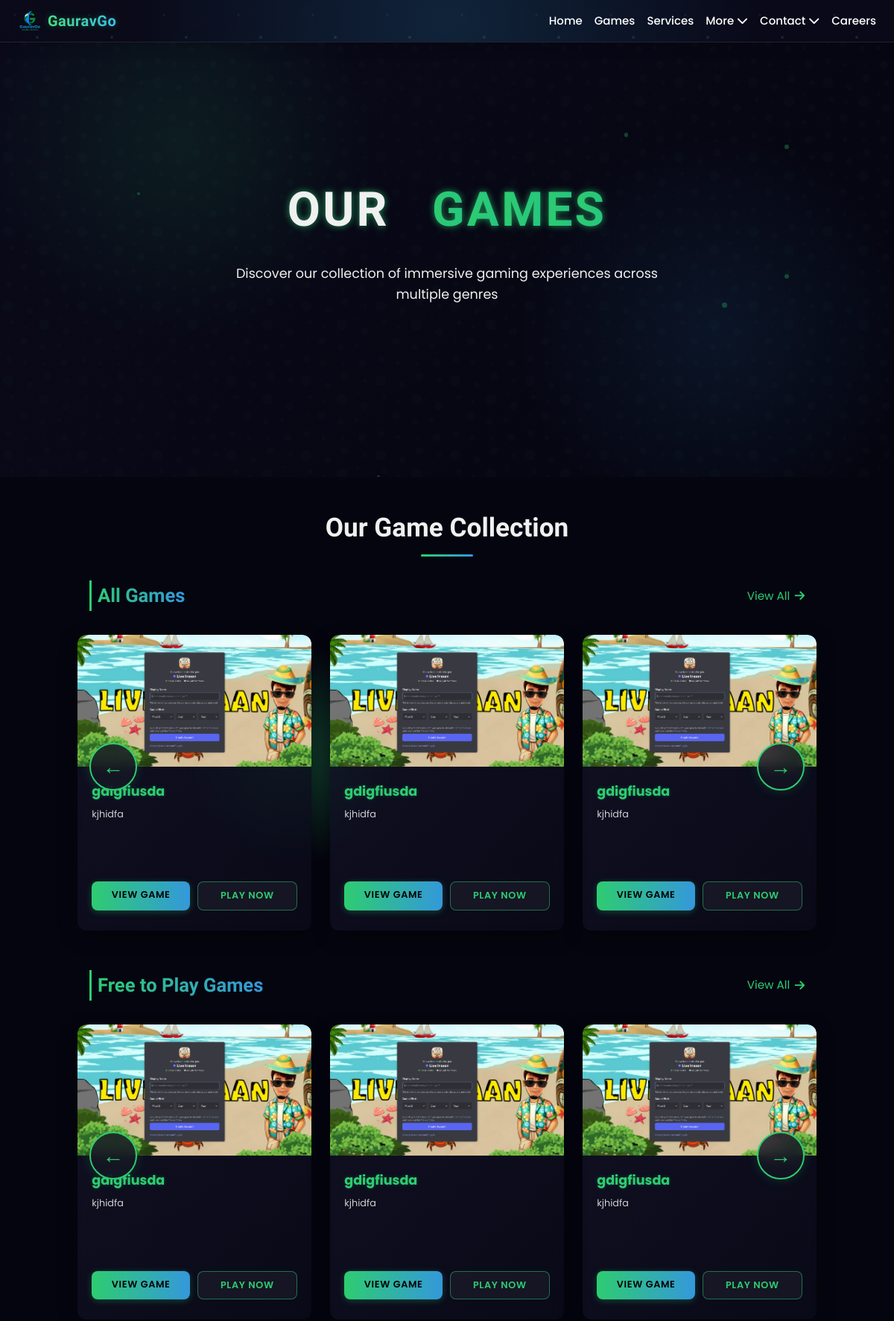
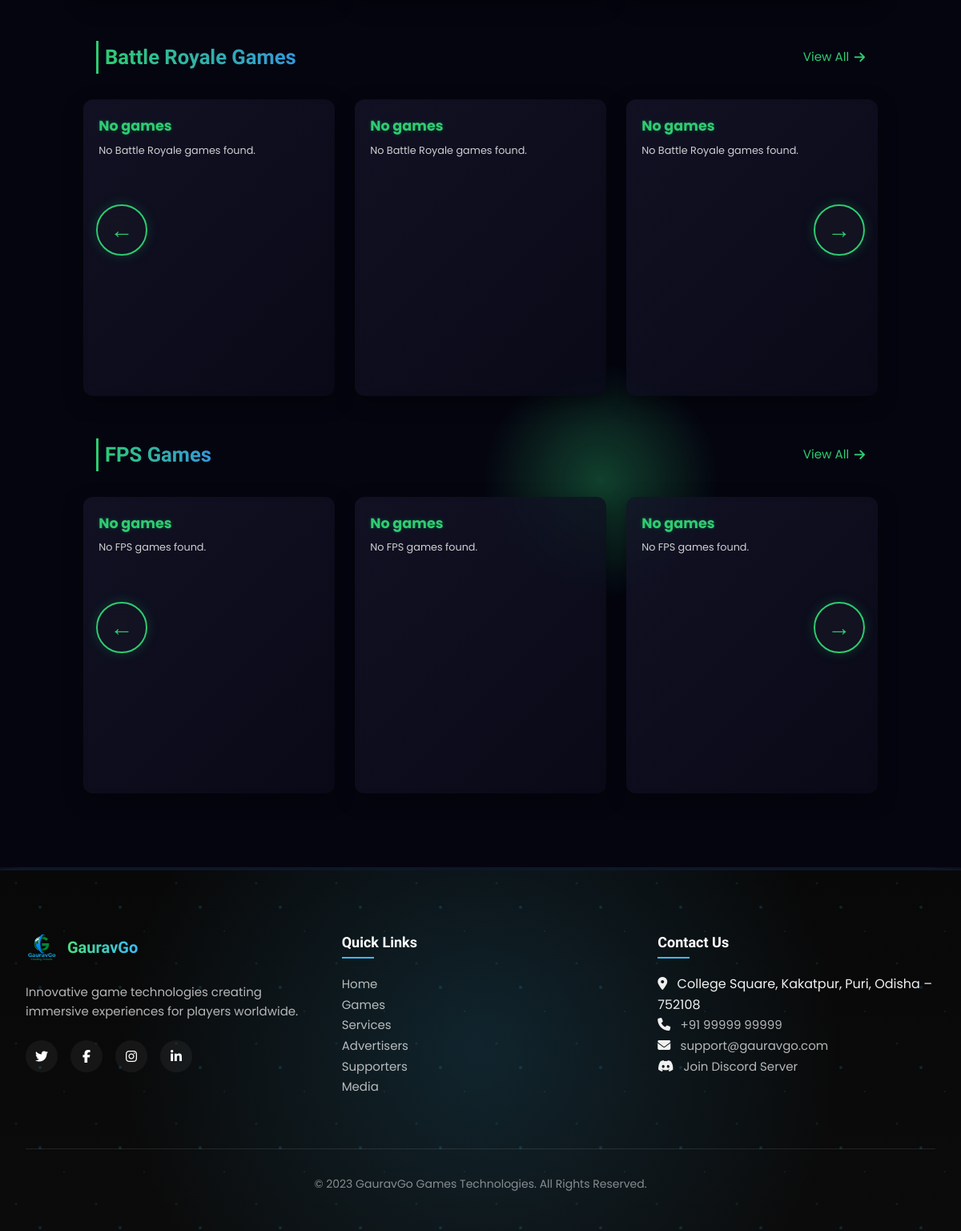
/games, run on an earlier commit of the app's database (2 pictures, top to bottom).
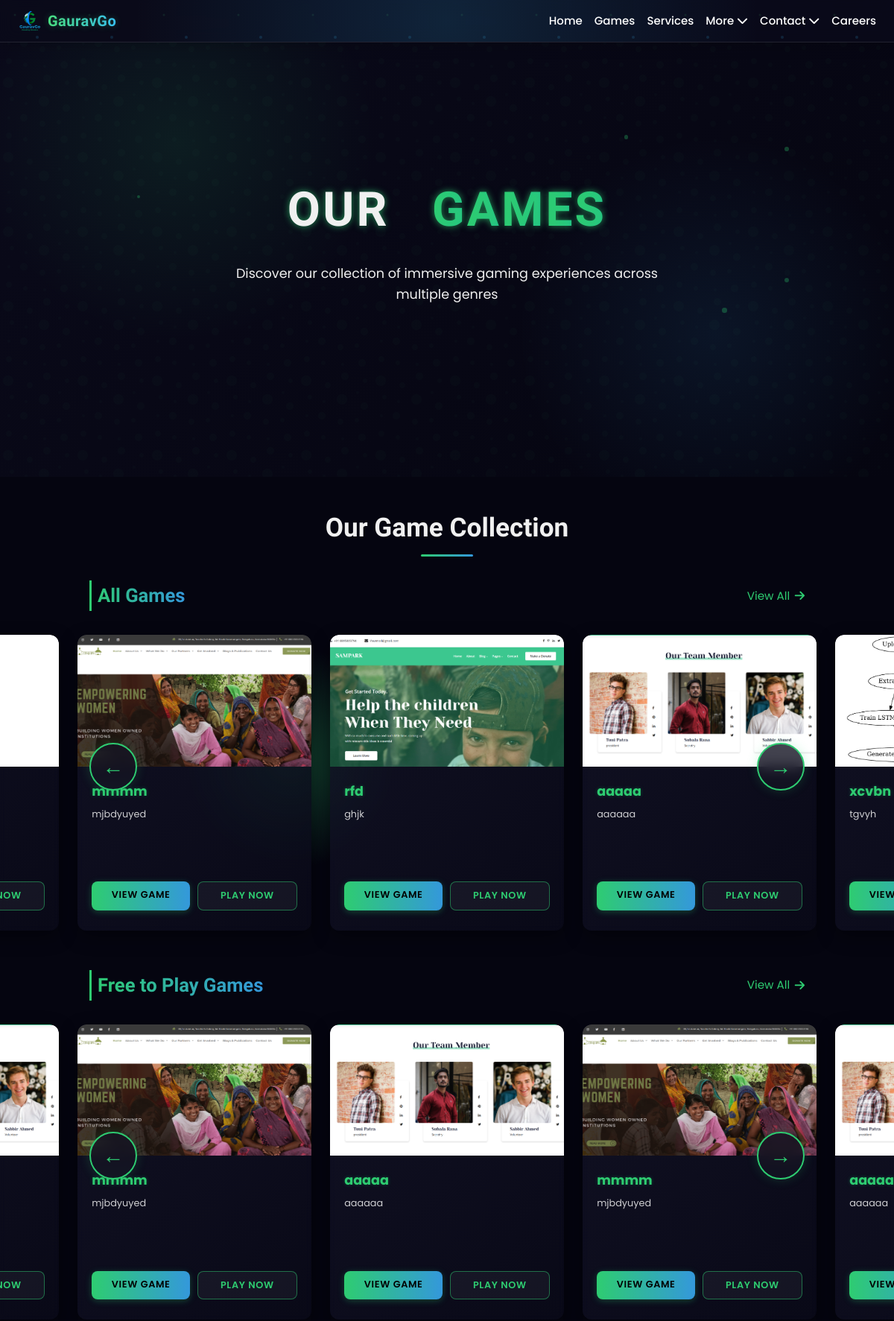
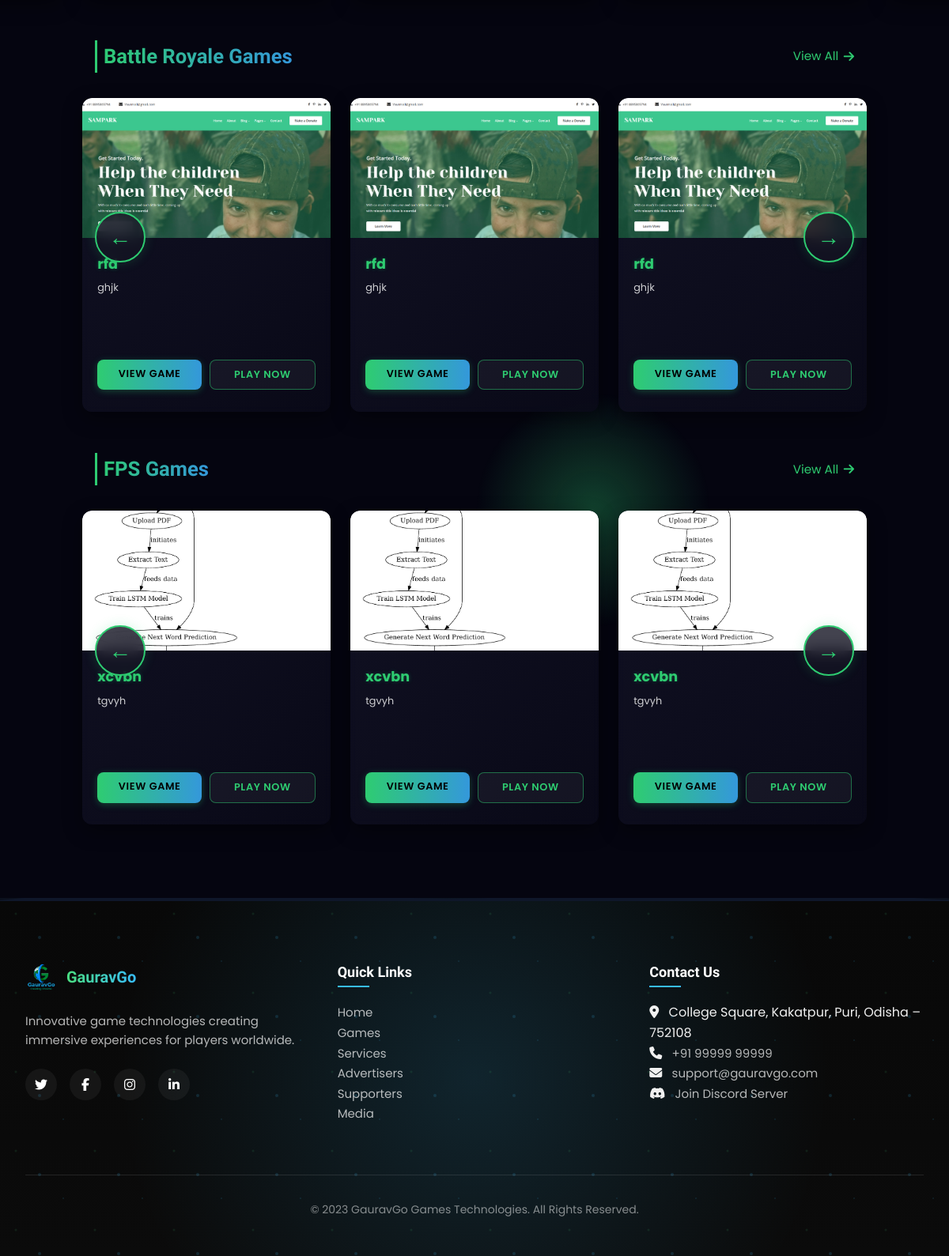
And on a later commit of the database (2 pictures, top to bottom).
### gauravgowebsite/models.py (models this page shows, shortened)
class Games(models.Model):
    title = models.CharField(max_length=200, null=True)
    description = models.CharField(max_length=5000, null=True)
    logo = models.ImageField(upload_to='logos/', null=True, blank=True)
    image = models.ImageField(upload_to='images/', null=True, blank=True)
    GAME_TYPE_CHOICES = [
        ('ftp', 'Free to Play Games'),
        ('br', 'Battle Royale Games'),
        ('fps', 'FPS Games'),
        ('rpg', 'RPG Games'),
        ('sim', 'Simulation Games'),
        ('other', 'Other'),
    ]
    game_type = models.CharField(max_length=20, choices=GAME_TYPE_CHOICES, default='other')
    creationdate = models.DateTimeField(auto_now_add=True)
    background_image = models.ImageField(upload_to='backgrounds/', null=True, blank=True)
    additional_description = models.TextField(null=True, blank=True)
    file_upload = models.FileField(upload_to='game_files/', null=True, blank=True)
    release_date = models.DateField(null=True, blank=True)
    publisher = models.CharField(max_length=200, default='GauravGo Games')
    rating = models.DecimalField(max_digits=3, decimal_places=1, default=5.0)
    file_size = models.CharField(max_length=50, default='31mb')
    platforms = models.CharField(max_length=200, default='Web, Android, iOS')

### gauravgowebsite/views.py (the view)
# urls.py: path('games', games, name="games"),
def games(request):
    gtype = request.GET.get('type')
    if gtype:
        games_qs = Games.objects.filter(game_type=gtype).order_by('-creationdate')
    else:
        games_qs = Games.objects.all().order_by('-creationdate')
    ftp_games = Games.objects.filter(game_type='ftp').order_by('-creationdate')
    br_games = Games.objects.filter(game_type='br').order_by('-creationdate')
    fps_games = Games.objects.filter(game_type='fps').order_by('-creationdate')
    rpg_games = Games.objects.filter(game_type='rpg').order_by('-creationdate')
    sim_games = Games.objects.filter(game_type='sim').order_by('-creationdate')
    context = {
        'games': games_qs,
        'selected_type': gtype,
        'ftp_games': ftp_games,
        'br_games': br_games,
        'fps_games': fps_games,
        'rpg_games': rpg_games,
        'sim_games': sim_games,
    }
    return render(request, 'games.html', context)

### gauravgowebsite/templates/games.html (shortened to what this page needs)
{% load static %}
<!DOCTYPE html>
<html lang="en" class="scroll-smooth">
<head>
    <link href="https://cdn.jsdelivr.net/npm/tailwindcss@2.2.19/dist/tailwind.min.css" rel="stylesheet">
    <link rel="stylesheet" href="https://unpkg.com/swiper@8/swiper-bundle.min.css">
    <link href="https://unpkg.com/aos@2.3.4/dist/aos.css" rel="stylesheet">
    <link rel="stylesheet" href="https://cdnjs.cloudflare.com/ajax/libs/font-awesome/6.4.0/css/all.min.css">
</head>
<body>
    {% include "header.html" %}
    <section class="hero-section">
        <div class="hero-particles" id="particles"></div>
        <div class="text-center">
            <h1 class="hero-title orbitron">
                <span style="--i: 1">O</span><span style="--i: 2">u</span><span style="--i: 3">r</span>
                <span style="--i: 4">&nbsp;</span>
                <span style="--i: 5" class="gradient-text glow">G</span><span style="--i: 6"
                    class="gradient-text glow">a</span><span style="--i: 7" class="gradient-text glow">m</span><span
                    style="--i: 8" class="gradient-text glow">e</span><span style="--i: 9"
                    class="gradient-text glow">s</span>
            </h1>
            <p class="hero-subtitle">Discover our collection of immersive gaming experiences across multiple genres</p>
        </div>
    </section>
    <section id="projects">
        <div class="container mx-auto px-4">
            <h2 class="section-title orbitron">Our Game Collection</h2>
            <div class="slider-section">
                <div class="slider-header">
                    <h3 class="slider-title orbitron">All Games</h3>
                    <a href="#" class="view-all">
                        <span>View All</span>
                        <i class="fas fa-arrow-right"></i>
                    </a>
                </div>
                <div id="all-games-slider" class="swiper-container">
                    <div class="swiper-wrapper">
                        {% for game in games %}
                        <div class="swiper-slide game-card">
                            {% if game.logo %}
                                <img src="{{ game.logo.url }}" alt="{{ game.title }} logo">
                            {% else %}
                                <img src="{% static 'img/placeholder-100.png' %}" alt="No logo">
                            {% endif %}
                            <div class="game-card-content">
                                <h3>{{ game.title }}</h3>
                                <p>{{ game.description|truncatechars:120 }}</p>
                                <div class="game-buttons">
                                    <a href="#" class="game-btn view-btn" tabindex="0" style="position:relative;z-index:2;">View Game</a>
                                    <a href="#" class="game-btn play-btn" tabindex="0" style="position:relative;z-index:2;">Play Now</a>
                                </div>
                            </div>
                        </div>
                        {% endfor %}
                    </div>
                    <div class="swiper-button-prev all-games-prev"></div>
                    <div class="swiper-button-next all-games-next"></div>
                </div>
            </div>
            <div class="slider-section">
                <div class="slider-header">
                    <h3 class="slider-title orbitron">Free to Play Games</h3>
                    <a href="#" class="view-all">
                        <span>View All</span>
                        <i class="fas fa-arrow-right"></i>
                    </a>
                </div>
                <div id="f2p-games-slider" class="swiper-container">
                    <div class="swiper-wrapper">
                        {% for g in ftp_games %}
                        <div class="swiper-slide game-card">
                            {% if g.logo %}
                                <img src="{{ g.logo.url }}" alt="{{ g.title }}">
                            {% else %}
                                <img src="{% static 'img/placeholder-100.png' %}" alt="No logo">
                            {% endif %}
                            <div class="game-card-content">
                                <h3>{{ g.title }}</h3>
                                <p>{{ g.description|truncatechars:120 }}</p>
                                <div class="game-buttons">
                                    <a href="#" class="game-btn view-btn" tabindex="0" style="position:relative;z-index:2;">View Game</a>
                                    <a href="#" class="game-btn play-btn" tabindex="0" style="position:relative;z-index:2;">Play Now</a>
                                </div>
                            </div>
                        </div>
                        {% empty %}
                        <div class="swiper-slide game-card"><div class="game-card-content"><h3>No games</h3><p>No Free-to-Play games found.</p></div></div>
                        {% endfor %}
                    </div>
                    <div class="swiper-button-prev f2p-prev"></div>
                    <div class="swiper-button-next f2p-next"></div>
                </div>
            </div>
            <div class="slider-section">
                <div class="slider-header">
                    <h3 class="slider-title orbitron">Battle Royale Games</h3>
                    <a href="#" class="view-all">
                        <span>View All</span>
                        <i class="fas fa-arrow-right"></i>
                    </a>
                </div>
                <div id="battle-royale-games-slider" class="swiper-container">
                    <div class="swiper-wrapper">
                        {% for g in br_games %}
                        <div class="swiper-slide game-card">
                            {% if g.logo %}
                                <img src="{{ g.logo.url }}" alt="{{ g.title }}">
                            {% else %}
                                <img src="{% static 'img/placeholder-100.png' %}" alt="No logo">
                            {% endif %}
                            <div class="game-card-content">
                                <h3>{{ g.title }}</h3>
                                <p>{{ g.description|truncatechars:120 }}</p>
                                <div class="game-buttons">
                                    <a href="#" class="game-btn view-btn" tabindex="0" style="position:relative;z-index:2;">View Game</a>
                                    <a href="#" class="game-btn play-btn" tabindex="0" style="position:relative;z-index:2;">Play Now</a>
                                </div>
                            </div>
                        </div>
                        {% empty %}
                        <div class="swiper-slide game-card"><div class="game-card-content"><h3>No games</h3><p>No Battle Royale games found.</p></div></div>
                        {% endfor %}
                    </div>
                    <div class="swiper-button-prev battle-royale-prev"></div>
                    <div class="swiper-button-next battle-royale-next"></div>
                </div>
            </div>
            <div class="slider-section">
                <div class="slider-header">
                    <h3 class="slider-title orbitron">FPS Games</h3>
                    <a href="#" class="view-all">
                        <span>View All</span>
                        <i class="fas fa-arrow-right"></i>
                    </a>
                </div>
                <div id="fps-games-slider" class="swiper-container">
                    <div class="swiper-wrapper">
                        {% for g in fps_games %}
                        <div class="swiper-slide game-card">
                            {% if g.logo %}
                                <img src="{{ g.logo.url }}" alt="{{ g.title }}">
                            {% else %}
                                <img src="{% static 'img/placeholder-100.png' %}" alt="No logo">
                            {% endif %}
                            <div class="game-card-content">
                                <h3>{{ g.title }}</h3>
                                <p>{{ g.description|truncatechars:120 }}</p>
                                <div class="game-buttons">
                                    <a href="#" class="game-btn view-btn" tabindex="0" style="position:relative;z-index:2;">View Game</a>
                                    <a href="#" class="game-btn play-btn" tabindex="0" style="position:relative;z-index:2;">Play Now</a>
                                </div>
                            </div>
                        </div>
                        {% empty %}
                        <div class="swiper-slide game-card"><div class="game-card-content"><h3>No games</h3><p>No FPS games found.</p></div></div>
                        {% endfor %}
                    </div>
                    <div class="swiper-button-prev fps-prev"></div>
                    <div class="swiper-button-next fps-next"></div>
                </div>
            </div>
        </div>
    </section>
    {% include "footer.html" %}
</body>
</html>

### gauravgowebsite/templates/header.html (shortened to what this page needs)
{% load static %}
<html lang="en">
<head>
    <link rel="stylesheet" href="https://cdnjs.cloudflare.com/ajax/libs/font-awesome/6.4.2/css/all.min.css">
</head>
<body>
    <nav class="navbar">
        <div class="logo">
            <img src="{% static 'images/media-home-page/logo.png' %}" alt="GauravGo Logo">
            <span>GauravGo</span>
        </div>
        <ul class="nav-links">
            <li><a class="nav-link {% if request.path == '/' %}active{% endif %}" href="{% url 'index' %}">Home</a></li>
            <li><a class="nav-link {% if request.path == '/games/' %}active{% endif %}" href="{% url 'games' %}">Games</a></li>
            <li><a class="nav-link {% if request.path == '/services/' %}active{% endif %}" href="{% url 'services' %}">Services</a></li>
            <li class="dropdown">
                <a href="#" class="dropdown-toggle">More <i class="fas fa-chevron-down"></i></a>
            </li>
            <li class="dropdown">
                <a href="#" class="dropdown-toggle">Contact <i class="fas fa-chevron-down"></i></a>
            </li>
            <li><a class="nav-link {% if request.path == '/careers/' %}active{% endif %}" href="{% url 'careers' %}">Careers</a></li>
        </ul>
    </nav>
</body>
</html>

### gauravgowebsite/templates/footer.html (shortened to what this page needs)
{% load static %}
<html lang="en">
<head>
    <link rel="stylesheet" href="https://cdnjs.cloudflare.com/ajax/libs/font-awesome/6.4.2/css/all.min.css">
</head>
<body>
    <footer class="new-footer">
        <div class="footer-wave">
        </div>
        <div class="footer-content">
            <div>
                <div class="footer-logo">
                    <img src="{% static 'images/media-home-page/logo.png' %}" alt="GauravGo Logo">
                    <span>GauravGo</span>
                </div>
                <div class="footer-about">
                    <p>Innovative game technologies creating immersive experiences for players worldwide.</p>
                </div>
                <div class="footer-social">
                    <a href="#" aria-label="Twitter">
                        <i class="fab fa-twitter"></i>
                    </a>
                    <a href="#" aria-label="Facebook">
                        <i class="fab fa-facebook-f"></i>
                    </a>
                    <a href="#" aria-label="Instagram">
                        <i class="fab fa-instagram"></i>
                    </a>
                    <a href="#" aria-label="LinkedIn">
                        <i class="fab fa-linkedin-in"></i>
                    </a>
                </div>
            </div>
            <div class="footer-links">
                <h3>Quick Links</h3>
                <ul>
                    <li>
                        <a  href="{% url 'index' %}">Home</a>
                    </li>
                    <li>
                        <a  href="{% url 'games' %}">Games</a>
                    </li>
                    <li>
                        <a href="{% url 'services' %}">Services</a>
                    </li>
                    <li>
                        <a href="{% url 'advertisers' %}">Advertisers</a>
                    </li>
                    <li>
                        <a href="{% url 'our_supporters' %}">Supporters</a>
                    </li>
                    <li>
                        <a href="{% url 'media_coverage' %}">Media</a>
                    </li>
                </ul>
            </div>
            <div class="footer-links">
                <h3>Contact Us</h3>
                <ul>
                    <li>
                        <i class="fas fa-map-marker-alt mr-2"></i>
                        <span>College Square, Kakatpur, Puri, Odisha – 752108</span>
                    </li>
                    <li>
                        <i class="fas fa-phone mr-2"></i>
                        <a href="tel:+919999999999">+91 99999 99999</a>
                    </li>
                    <li>
                        <i class="fas fa-envelope mr-2"></i>
                        <a href="mailto:support@gauravgo.com">support@gauravgo.com</a>
                    </li>
                    <li>
                        <i class="fab fa-discord mr-2"></i>
                        <a href="#">Join Discord Server</a>
                    </li>
                </ul>
            </div>
        </div>
        <div class="footer-bottom">
            <p>&copy; 2023 GauravGo Games Technologies. All Rights Reserved.</p>
        </div>
    </footer>
</body>
</html>

What changed in the data, as far as the page shows it:
removed Games: logo (picture), title "gdigfiusda", description "kjhidfa"
added Games: logo (picture), title "mmmm", description "mjbdyuyed"
added Games: logo (picture), title "rfd", description "ghjk"
added Games: logo (picture), title "aaaaa", description "aaaaaa"
added Games: logo (picture), title "xcvbn", description "tgvyh"
Also different on the page:
text no longer shown: "No games No Battle Royale games found. No games No FPS games found."
